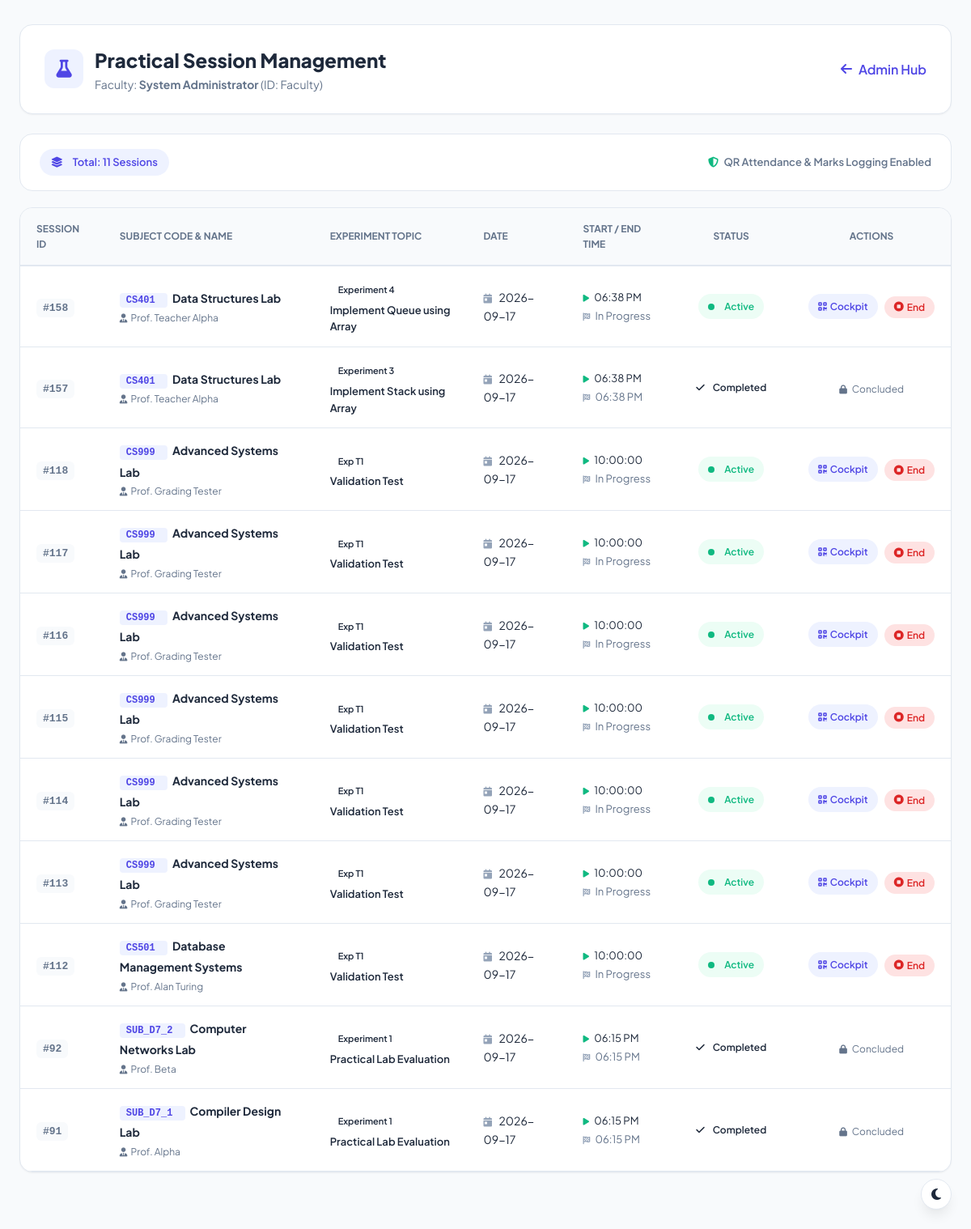
Screenshot of /session_history (signed in) with the database file from the repository.
### tables this page shows
CREATE TABLE practical_sessions (
    id INTEGER PRIMARY KEY AUTOINCREMENT,
    teacher_id TEXT NOT NULL,
    subject_id TEXT NOT NULL,
    session_date TEXT NOT NULL,
    start_time TEXT,
    end_time TEXT,
    status TEXT DEFAULT 'active' CHECK(status IN ('active', 'completed')), experiment_no TEXT, experiment_name TEXT,
    FOREIGN KEY (teacher_id) REFERENCES teachers(teacher_id) ON DELETE CASCADE,
    FOREIGN KEY (subject_id) REFERENCES subjects(subject_code) ON DELETE CASCADE
);

CREATE TABLE "subjects" (id INTEGER PRIMARY KEY AUTOINCREMENT, subject_code TEXT UNIQUE NOT NULL, subject_name TEXT NOT NULL, department TEXT NOT NULL, semester INTEGER NOT NULL);

CREATE TABLE teachers(
        id INTEGER PRIMARY KEY AUTOINCREMENT,
        teacher_id TEXT UNIQUE NOT NULL,
        fullname TEXT NOT NULL,
        email TEXT UNIQUE NOT NULL,
        department TEXT NOT NULL
    );

### app.py (the view)
@app.route("/practical_sessions")
@app.route("/session_history")
@role_required("teacher", "admin")
def practical_sessions_history():
    email = session.get("email")
    role = session.get("role")
    conn = get_db_connection()
    cursor = conn.cursor()
    teacher_id = None
    teacher_name = session.get("fullname", "Faculty Member")
    assigned_subjects = []
    if role == "teacher":
        cursor.execute("SELECT teacher_id, fullname, department FROM teachers WHERE email = ?", (email,))
        tch = cursor.fetchone()
        if tch:
            teacher_id = tch["teacher_id"]
            teacher_name = tch["fullname"]
            cursor.execute("""
                SELECT subjects.subject_code, subjects.subject_name
                FROM teacher_subjects
                JOIN subjects ON teacher_subjects.subject_id = subjects.subject_code
                WHERE teacher_subjects.teacher_id = ?
                ORDER BY subjects.subject_code ASC
            """, (teacher_id,))
            assigned_subjects = cursor.fetchall()
            cursor.execute("""
                SELECT ps.id, ps.teacher_id, ps.subject_id, ps.session_date, ps.start_time, ps.end_time, ps.status,
                       ps.experiment_no, ps.experiment_name,
                       s.subject_name, s.department, s.semester
                FROM practical_sessions ps
                JOIN subjects s ON ps.subject_id = s.subject_code
                WHERE ps.teacher_id = ?
                ORDER BY ps.id DESC
            """, (teacher_id,))
            sessions_list = cursor.fetchall()
        else:
            sessions_list = []
    else:
        cursor.execute("""
            SELECT ps.id, ps.teacher_id, ps.subject_id, ps.session_date, ps.start_time, ps.end_time, ps.status,
                   ps.experiment_no, ps.experiment_name,
                   s.subject_name, s.department, s.semester, t.fullname as teacher_name
            FROM practical_sessions ps
            JOIN subjects s ON ps.subject_id = s.subject_code
            JOIN teachers t ON ps.teacher_id = t.teacher_id
            ORDER BY ps.id DESC
        """)
        sessions_list = cursor.fetchall()
    conn.close()
    return render_template(
        "practical_sessions.html",
        sessions=sessions_list,
        teacher_id=teacher_id,
        teacher_name=teacher_name,
        assigned_subjects=assigned_subjects
    )

### templates/practical_sessions.html (shortened to what this page needs)
<!DOCTYPE html>
<html lang="en">
<head>
    <link rel="stylesheet" href="{{ url_for('static', filename='css/dashboard.css') }}">
    <link rel="stylesheet" href="{{ url_for('static', filename='css/style.css') }}">
    <link rel="stylesheet" href="https://cdnjs.cloudflare.com/ajax/libs/font-awesome/6.5.2/css/all.min.css">
</head>
<body style="background: var(--bg-main);">
    <div style="max-width: 1280px; margin: 30px auto; padding: 0 24px;">
        <div style="display: flex; justify-content: space-between; align-items: center; flex-wrap: wrap; gap: 20px; background: var(--card-bg); padding: 24px 30px; border-radius: var(--radius-lg); box-shadow: var(--shadow-sm); border: 1px solid var(--border); margin-bottom: 24px;">
            <div style="display: flex; align-items: center; gap: 14px;">
                <div style="width: 48px; height: 48px; border-radius: var(--radius-md); background: #eef2ff; color: #4f46e5; display: flex; align-items: center; justify-content: center; font-size: 22px;">
                    <i class="fas fa-flask"></i>
                </div>
                <div>
                    <h1 style="font-size: 24px; font-weight: 800; color: var(--text-main); margin: 0;">Practical Session Management</h1>
                    <p style="color: var(--text-muted); font-size: 14px; margin: 0;">Faculty: <strong>{{ teacher_name }}</strong> (ID: {{ teacher_id or 'Faculty' }})</p>
                </div>
            </div>
            <div style="display: flex; align-items: center; gap: 12px; flex-wrap: wrap;">
                {% if session.get('role') == 'teacher' %}
                <button type="button" class="btn btn-primary" onclick="openStartSessionModal()" style="display: inline-flex; align-items: center; gap: 8px; font-weight: 600;">
                    <i class="fas fa-play-circle"></i> Start Practical Session
                </button>
                <a href="{{ url_for('teacher') }}" class="btn btn-outline" style="display: inline-flex; align-items: center; gap: 8px; font-weight: 600;">
                    <i class="fas fa-arrow-left"></i> Faculty Dashboard
                </a>
                {% else %}
                <a href="{{ url_for('admin') }}" class="btn btn-outline" style="display: inline-flex; align-items: center; gap: 8px; font-weight: 600;">
                    <i class="fas fa-arrow-left"></i> Admin Hub
                </a>
                {% endif %}
            </div>
        </div>
        <div style="background: var(--card-bg); padding: 18px 24px; border-radius: var(--radius-lg); border: 1px solid var(--border); margin-bottom: 20px; display: flex; justify-content: space-between; align-items: center; flex-wrap: wrap; gap: 16px;">
            <div style="display: flex; align-items: center; gap: 10px;">
                <span class="badge badge-primary" style="font-size: 13px; padding: 6px 14px;">
                    <i class="fas fa-layer-group" style="margin-right: 6px;"></i> Total: {{ sessions|length }} Sessions
                </span>
            </div>
            <div style="font-size: 13px; color: var(--text-muted); font-weight: 600;">
                <i class="fas fa-shield-alt" style="color: #10b981; margin-right: 4px;"></i> QR Attendance & Marks Logging Enabled
            </div>
        </div>
        <div class="table-card" style="background: var(--card-bg); border-radius: var(--radius-lg); border: 1px solid var(--border); overflow: hidden; box-shadow: var(--shadow-sm);">
            {% if sessions %}
            <div style="overflow-x: auto;">
                <table class="data-table" style="width: 100%; border-collapse: collapse;">
                    <thead>
                        <tr style="background: var(--bg-main); border-bottom: 2px solid var(--border);">
                            <th style="padding: 16px 20px; text-align: left; font-size: 12px; font-weight: 700; color: var(--text-muted); text-transform: uppercase;">Session ID</th>
                            <th style="padding: 16px 20px; text-align: left; font-size: 12px; font-weight: 700; color: var(--text-muted); text-transform: uppercase;">Subject Code & Name</th>
                            <th style="padding: 16px 20px; text-align: left; font-size: 12px; font-weight: 700; color: var(--text-muted); text-transform: uppercase;">Experiment Topic</th>
                            <th style="padding: 16px 20px; text-align: left; font-size: 12px; font-weight: 700; color: var(--text-muted); text-transform: uppercase;">Date</th>
                            <th style="padding: 16px 20px; text-align: left; font-size: 12px; font-weight: 700; color: var(--text-muted); text-transform: uppercase;">Start / End Time</th>
                            <th style="padding: 16px 20px; text-align: center; font-size: 12px; font-weight: 700; color: var(--text-muted); text-transform: uppercase;">Status</th>
                            <th style="padding: 16px 20px; text-align: center; font-size: 12px; font-weight: 700; color: var(--text-muted); text-transform: uppercase;">Actions</th>
                        </tr>
                    </thead>
                    <tbody>
                        {% for s in sessions %}
                        <tr style="border-bottom: 1px solid var(--border); transition: var(--transition);">
                            <td style="padding: 14px 20px;">
                                <span style="font-weight: 700; font-family: monospace; color: var(--text-muted); background: var(--bg-main); padding: 4px 8px; border-radius: 6px; font-size: 13px;">
                                    #{{ s['id'] }}
                                </span>
                            </td>
                            <td style="padding: 14px 20px;">
                                <div>
                                    <span style="font-family: monospace; font-weight: 700; color: var(--primary); background: #eef2ff; padding: 2px 8px; border-radius: 4px; font-size: 12px; margin-right: 6px;">
                                        {{ s['subject_id'] }}
                                    </span>
                                    <strong style="color: var(--text-main); font-size: 14px;">{{ s['subject_name'] }}</strong>
                                    {% if s['teacher_name'] %}
                                    <div style="font-size: 12px; color: var(--text-muted); margin-top: 2px;">
                                        <i class="fas fa-user-tie" style="font-size: 11px; margin-right: 2px;"></i> {{ s['teacher_name'] }}
                                    </div>
                                    {% endif %}
                                </div>
                            </td>
                            <td style="padding: 14px 20px;">
                                {% if s['experiment_no'] or s['experiment_name'] %}
                                <div>
                                    <span class="badge badge-info" style="font-size: 11px; margin-bottom: 2px; display: inline-block;">{{ s['experiment_no'] or 'Lab Exp' }}</span>
                                    <div style="font-size: 13px; font-weight: 600; color: var(--text-main);">{{ s['experiment_name'] or 'Practical Session' }}</div>
                                </div>
                                {% else %}
                                <span style="color: var(--text-muted); font-size: 13px;">General Evaluation</span>
                                {% endif %}
                            </td>
                            <td style="padding: 14px 20px; color: var(--text-main); font-size: 14px;">
                                <i class="fas fa-calendar-day" style="color: var(--text-light); margin-right: 6px; font-size: 12px;"></i>
                                {{ s['session_date'] }}
                            </td>
                            <td style="padding: 14px 20px; color: var(--text-main); font-size: 13px;">
                                <div><i class="fas fa-play" style="color: #10b981; font-size: 10px; margin-right: 4px;"></i> {{ s['start_time'] or 'N/A' }}</div>
                                <div style="color: var(--text-muted); margin-top: 2px;">
                                    <i class="fas fa-flag-checkered" style="color: var(--text-light); font-size: 10px; margin-right: 4px;"></i>
                                    {{ s['end_time'] if s['end_time'] else 'In Progress' }}
                                </div>
                            </td>
                            <td style="padding: 14px 20px; text-align: center;">
                                {% if s['status'] == 'active' %}
                                <span class="badge badge-success" style="padding: 6px 12px; font-size: 12px; display: inline-flex; align-items: center;">
                                    <span class="pulse-indicator"></span> Active
                                </span>
                                {% else %}
                                <span class="badge badge-info" style="padding: 6px 12px; font-size: 12px;">
                                    <i class="fas fa-check" style="margin-right: 4px;"></i> Completed
                                </span>
                                {% endif %}
                            </td>
                            <td style="padding: 14px 20px; text-align: center;">
                                {% if s['status'] == 'active' %}
                                <div style="display: inline-flex; align-items: center; gap: 8px;">
                                    <a href="{{ url_for('practical_session', subject_code=s['subject_id']) }}" class="badge badge-primary" style="text-decoration: none; padding: 6px 12px; font-size: 12px; display: inline-flex; align-items: center; gap: 4px;">
                                        <i class="fas fa-qrcode"></i> Cockpit
                                    </a>
                                    <form action="{{ url_for('end_session', session_id=s['id']) }}" method="POST" style="display: inline;">
                                        <button type="submit" class="badge badge-danger" style="border: none; cursor: pointer; padding: 6px 12px; font-size: 12px; display: inline-flex; align-items: center; gap: 4px; background: #fee2e2; color: #dc2626;" title="End session">
                                            <i class="fas fa-stop-circle"></i> End
                                        </button>
                                    </form>
                                </div>
                                {% else %}
                                <span style="font-size: 12px; color: var(--text-muted);">
                                    <i class="fas fa-lock" style="font-size: 11px; margin-right: 4px;"></i> Concluded
                                </span>
                                {% endif %}
                            </td>
                        </tr>
                        {% endfor %}
                    </tbody>
                </table>
            </div>
            {% endif %}
        </div>
    </div>
</body>
</html>

### rows the page displays
practical_sessions: id "158", subject_id "CS401", subject_name "Data Structures Lab", teacher_name "Prof. Teacher Alpha", experiment_no "Experiment 4", experiment_name "Implement Queue using Array", session_date "2026-09-17", start_time "06:38 PM", s "In Progress", status "active" (drawn)
practical_sessions: id "157", subject_id "CS401", subject_name "Data Structures Lab", teacher_name "Prof. Teacher Alpha", experiment_no "Experiment 3", experiment_name "Implement Stack using Array", session_date "2026-09-17", start_time "06:38 PM", end_time "06:38 PM", status "completed" (drawn)
practical_sessions: id "118", subject_id "CS999", subject_name "Advanced Systems Lab", teacher_name "Prof. Grading Tester", experiment_no "Exp T1", experiment_name "Validation Test", session_date "2026-09-17", start_time "10:00:00", s "In Progress", status "active" (drawn)
practical_sessions: id "117", subject_id "CS999", subject_name "Advanced Systems Lab", teacher_name "Prof. Grading Tester", experiment_no "Exp T1", experiment_name "Validation Test", session_date "2026-09-17", start_time "10:00:00", s "In Progress", status "active" (drawn)
practical_sessions: id "116", subject_id "CS999", subject_name "Advanced Systems Lab", teacher_name "Prof. Grading Tester", experiment_no "Exp T1", experiment_name "Validation Test", session_date "2026-09-17", start_time "10:00:00", s "In Progress", status "active" (drawn)
practical_sessions: id "115", subject_id "CS999", subject_name "Advanced Systems Lab", teacher_name "Prof. Grading Tester", experiment_no "Exp T1", experiment_name "Validation Test", session_date "2026-09-17", start_time "10:00:00", s "In Progress", status "active" (drawn)
practical_sessions: id "114", subject_id "CS999", subject_name "Advanced Systems Lab", teacher_name "Prof. Grading Tester", experiment_no "Exp T1", experiment_name "Validation Test", session_date "2026-09-17", start_time "10:00:00", s "In Progress", status "active" (drawn)
practical_sessions: id "113", subject_id "CS999", subject_name "Advanced Systems Lab", teacher_name "Prof. Grading Tester", experiment_no "Exp T1", experiment_name "Validation Test", session_date "2026-09-17", start_time "10:00:00", s "In Progress", status "active" (drawn)
practical_sessions: id "112", subject_id "CS501", subject_name "Database Management Systems", teacher_name "Prof. Alan Turing", experiment_no "Exp T1", experiment_name "Validation Test", session_date "2026-09-17", start_time "10:00:00", s "In Progress", status "active" (drawn)
practical_sessions: id "92", subject_id "SUB_D7_2", subject_name "Computer Networks Lab", teacher_name "Prof. Beta", experiment_no "Experiment 1", experiment_name "Practical Lab Evaluation", session_date "2026-09-17", start_time "06:15 PM", end_time "06:15 PM", status "completed" (drawn)
practical_sessions: id "91", subject_id "SUB_D7_1", subject_name "Compiler Design Lab", teacher_name "Prof. Alpha", experiment_no "Experiment 1", experiment_name "Practical Lab Evaluation", session_date "2026-09-17", start_time "06:15 PM", end_time "06:15 PM", status "completed" (drawn)

### other values shown
{{ teacher_name }} "System Administrator"
{{ teacher_id or 'Faculty' }} "Faculty"
{{ sessions|length }} "11"
